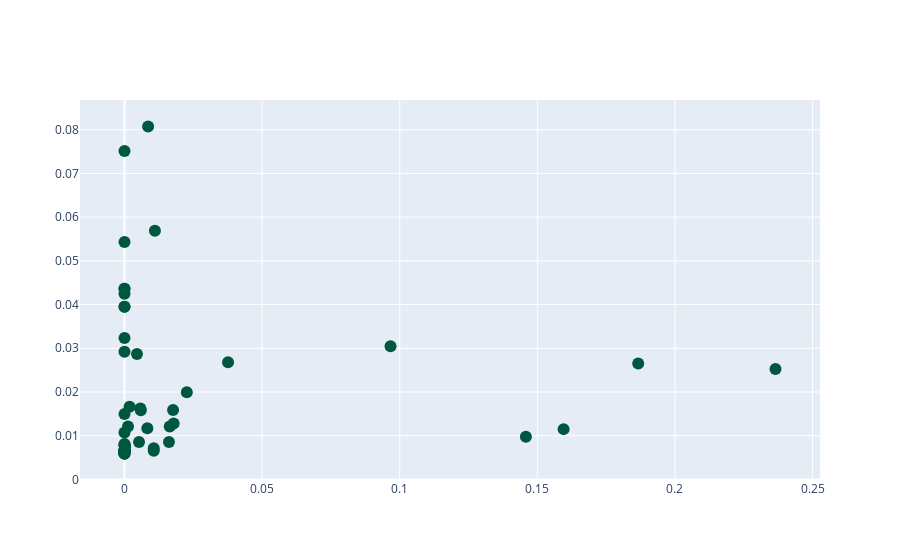

Notebook source saved alongside this figure:
### Code cell
plot_actor_analysis_plotly(df_list[4])

### Figure 1 — Plotly figure (JSON) as saved in the notebook; plotly's stock layout.template omitted (floating-point values rounded to 4 significant figures)
{"data": [{"marker": {"color": "#00573f", "size": 12}, "mode": "markers", "text": ["djmmusic", "SelectFashion", "hmvtweets", "thorntonschocs", "Halfords_uk", "Jon_hurricane", "superdrug", "JonesBootmaker", "bethlodge", "TKMaxx_UK", "DWSportFitness", "DebenhamsBeauty", "Matalan", "AmazonUK", "riverisland", "slatermenswear", "newlook", "Barclays", "highstvouchers", "houseoffraser", "HomesenseUK", "marksandspencer", "ArgosVouchers", "Foyles", "Beaverbrooks", "DixonsOnline", "Shoezone", "Brantano_Shoes", "clarksshoes", "WeAreTJHughes", "Dorothy_Perkins", "peacocks", "curryspcworld", "EpiphoneMan76", "ParkChristmasUK", "BarclaysUK", "BouxAvenue", "Argos_Online", "IcelandFoods", "Waterstones", "ThePerfumeShop", "WarehouseUK", "HurricaneMedia", "hsamueljeweller", "ejonesjewellers", "liam_mccann"], "type": "scatter", "x": [0, 0, 0, 0, 0.1458, 0.001276, 0, 0.02264, 0.01616, 0.008291, 0.03763, 0, 0.005917, 0, 0, 0, 0.004535, 0, 0, 0, 0.2365, 0.09666, 0.001842, 0, 0, 0, 0, 0.000248, 0, 0, 0.01063, 0, 0, 0.1866, 0, 0, 0.01063, 0, 0, 0.01644, 0.008574, 0, 0.01105, 0.005775, 0.01764, 0.01786, 0.1595, 0, 0.005279, 0], "y": [0.005926, 0.00654, 0.00654, 0.00654, 0.009759, 0.0121, 0.008105, 0.01996, 0.008565, 0.01172, 0.0268, 0.00654, 0.01583, 0.005926, 0.04249, 0.01496, 0.0287, 0.00654, 0.03234, 0.0395, 0.02527, 0.03049, 0.0166, 0.02921, 0.005926, 0.07515, 0.05429, 0.007518, 0.04359, 0.00654, 0.007147, 0.007951, 0.00654, 0.02651, 0.01071, 0.04359, 0.00654, 0.00654, 0.0395, 0.01213, 0.08074, 0.00654, 0.05691, 0.01622, 0.01586, 0.01282, 0.0115, 0.005926, 0.008583, 0.007779]}], "layout": {"autosize": true, "xaxis": {"autorange": true, "range": [-0.01546, 0.252], "type": "linear"}, "yaxis": {"autorange": true, "range": [-0.0009642, 0.08763], "type": "linear"}}}
